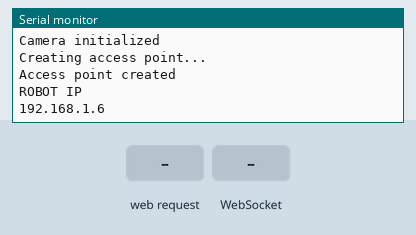
A sketch run on a simulated ESP32. Parts: the last lines printed to the serial monitor. Inputs (shaded band) come from the test bench. The camera gives no picture.

Above: at 1.5 s.
1.6 s: HTTP request GET /socket received
At 4.1 s:
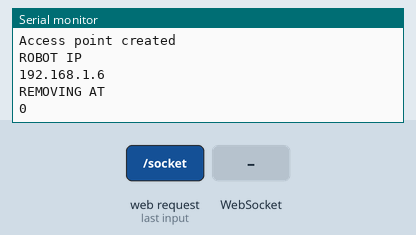
4.6 s: WebSocket text "/image" received
At 5.4 s:
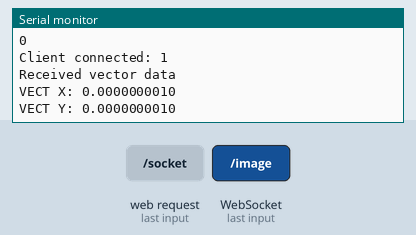

Measured:
- after the input at 1.6 s, the serial monitor: prints a new line after 1.5 s (image 1)
- after the input at 4.6 s, the serial monitor: prints a new line at once (image 2)

The sketch:

robot_with_camera.ino
```cpp
#include <WiFi.h>
#include "esp_wifi.h"
#include "esp_camera.h"
#include "img_converters.h"
#include <ESPAsyncWebServer.h>

const char* LANDING_PAGE = R"rawliteral(
<html>
    <head>
        <style>
            * {
                box-sizing: border-box;
                margin: 0;
                padding: 0;
            }

            body {
                display: flex;
                align-items: center;
                justify-content: center;
                width: 100dvw;
                height: 100dvh;
                touch-action: none;
                overflow: hidden;
                overscroll-behavior: none;
            }

            .control-panel {
                display: flex;
                flex-direction: column;
                gap: 1em;
                align-items: flex-start;
                justify-content: flex-start;
                height: 100dvh;
                width: 100dvw;

                .camera-view {
                    display: flex;
                    flex-direction: row;
                    align-items: center;
                    justify-content: center;

                    width: 100dvw;
                    height: 80dvh;

                    img {
                        width: 100%;
                        height: 100%;
                        border-style: solid;
                        border-width: 0.5em;
                        border-radius: 0.5em;
                        border-color: darkgray;
                        user-select: none;
                    }
                }

                .commands {
                    display: flex;
                    flex-direction: column;
                    gap: 1em;
                    align-items: center;
                    justify-content: center;

                    padding: 1em;

                    height: 0.1dvh;
                    width: 100dvw;

                    .status-box {
                        padding: 1em;
                        background-color: lightgray;
                        color: black;
                        border-style: solid;
                        border-width: 0.5em;
                        border-color: darkgray;
                        user-select: none;
                    }

                    .joystick {
                        position: relative;
                        background-color: aquamarine;
                        border-color: black;
                        border-style: solid;
                        min-width: 100px;
                        min-height: 100px;
                        height: 100px;

                        .cross {
                            top: 0%;
                            left: 0%;
                            width: 100%;
                            height: 100%;
                            user-select: none;
                            position: absolute;
                        }

                        .joystick-thumb {
                            cursor: pointer;
                            position: absolute;
                            width: 20px;
                            height: 20px;
                            border-radius: 10px;
                            background-color: black;

                            top: calc(50% - 10px);
                            left: calc(50% - 10px);
                        }
                    }
                }
            }
        </style>
        <script language='javascript'>
            let joyClicked = false;


            document.addEventListener('DOMContentLoaded', () => {
                console.log('initialized');

                const espIp = '192.168.1.6';
                const espStreamPort = '8000';
                const websocketPort = '9000';
                const streamUrl = `http://${espIp}:${espStreamPort}/image\\`;
                const websocketUrl = `ws://${espIp}:${websocketPort}/socket`;
                const mainPadding = 5;

                console.log('stream url', streamUrl);

                const thumb = document.getElementById('joystick-thumb');
                const thumbContainer = document.getElementById('joystick');
                const camera = document.getElementById('camera');
                const status = document.getElementById('status-box');

                camera.setAttribute('src', streamUrl);

                let websocket = null;
                let websocketOpened = false;

                const setStatus = (text) => {
                    status.innerHTML = text;
                }

                const openWebsocket = () => {
                    try{
                        setStatus('Status: conectando....');
                        websocket = new WebSocket(websocketUrl);

                        websocket.onopen = (event) => {
                            setStatus('Status: websocket conectado');
                            websocketOpened = true;
                        };

                        // This triggers if the connection fails or an error occurs
                        websocket.onerror = (error) => {
                            setStatus('Status: erro no websocket');
                            websocketOpened = false;
                        };
                    }catch(err) {
                        console.log('Websocket failed!');
                        websocket = null;
                        websocketOpened = false;
                    }
                };

                const setVerticalView = () => {
                    console.log('SET VERTICAL VIEW');
                    const panel = document.getElementById('control-panel');
                    panel.style.setProperty('flex-direction', 'column');
                    panel.style.setProperty('width', `${100 - mainPadding}dvw`);
                    panel.style.setProperty('height', `${100 - mainPadding}dvh`);

                    const camera = document.getElementById('camera-view');
                    camera.style.setProperty('width', `${100 - mainPadding}dvw`);
                    camera.style.setProperty('height', `${70 - mainPadding}dvh`);

                    const controls = document.getElementById('commands');
                    controls.style.setProperty('width', `${100 - mainPadding}dvw`);
                    controls.style.setProperty('height', `${30 - mainPadding}dvw`);

                    thumbContainer.style.setProperty('width', '15dvw');
                    thumbContainer.style.setProperty('height', '15dvw');
                    thumbContainer.style.setProperty('max-width', '15dvw');
                    thumbContainer.style.setProperty('max-height', '15dvw');

                    thumb.style.setProperty('width', '5dvw');
                    thumb.style.setProperty('height', '5dvw');
                    thumb.style.setProperty('border-radius', '2.5dvw');

                    resetThumbPosition();
                }

                const setHorizontalView = () => {
                    console.log('SET HORIZONTAL VIEW');
                    const panel = document.getElementById('control-panel');
                    panel.style.setProperty('flex-direction', 'row');
                    panel.style.setProperty('width', `${100 - mainPadding}dvw`);
                    panel.style.setProperty('height', `${100 - mainPadding}dvh`);

                    const camera = document.getElementById('camera-view');
                    camera.style.setProperty('width', `${70 - mainPadding}dvw`);
                    camera.style.setProperty('height', `${100 - mainPadding}dvh`);

                    const controls = document.getElementById('commands');
                    controls.style.setProperty('width', `${30 - mainPadding}dvw`);
                    controls.style.setProperty('height', `${100 - mainPadding}dvh`);

                    thumbContainer.style.setProperty('width', '15dvw');
                    thumbContainer.style.setProperty('height', '15dvw');
                    thumbContainer.style.setProperty('max-width', '15dvw');
                    thumbContainer.style.setProperty('max-height', '15dvw');

                    thumb.style.setProperty('width', '5dvw');
                    thumb.style.setProperty('height', '5dvw');
                    thumb.style.setProperty('border-radius', '2.5dvw');

                    resetThumbPosition();
                }

                const sendWebsocket = (data) => {
                    console.log('Sending', data);
                    if (websocketOpened) {
                        try{
                            websocket.send(data);
                        }catch(err) {
                            openWebsocket();
                        }
                    }
                }


                const resetThumbPosition = () => {
                    const rect = thumbContainer.getBoundingClientRect();
                    const thumbRect = thumb.getBoundingClientRect();

                    thumb.style.setProperty('top', `calc(50% - ${thumbRect.width/2}px)`);
                    thumb.style.setProperty('left', `calc(50% - ${thumbRect.height/2}px)`);

                    sendWebsocket('X0Y0');
                };

                const vectorNorm = (vectX, vectY) => {
                    return Math.sqrt(vectX*vectX + vectY*vectY);
                }

                const updatePosition = (eventX, eventY) => {
                    const rect = thumbContainer.getBoundingClientRect();
                    const thumbRect = thumb.getBoundingClientRect();
                    const contX = rect.left + rect.width/2;
                    const contY = rect.top + rect.height/2;

                    const width = rect.width;
                    const height = rect.height;

                    let vectX = eventX - contX;
                    let vectY = eventY - contY;

                    const norm = vectorNorm(vectX, vectY);
                    const maxNorm = Math.min(rect.height/2, rect.width/2);


                    if (norm > maxNorm) {
                        vectX = vectX*maxNorm/norm;
                        vectY = vectY*maxNorm/norm;
                    }

                    const vectPercentX = vectX/maxNorm;
                    const vectPercentY = vectY/maxNorm;

                    if (joyClicked) {
                        const strTop = `calc(50% ${vectY > 0 ? '+': '-'} ${Math.abs(vectY)}px - ${thumbRect.height/2}px)`;
                        const strLeft = `calc(50% ${vectX > 0 ? '+': '-'} ${Math.abs(vectX)}px - ${thumbRect.width/2}px`;
                        console.log('VECT PERCENT', vectPercentX, vectPercentY);

                        thumb.style.setProperty('top', strTop);
                        thumb.style.setProperty('left', strLeft);

                        sendWebsocket(`X${vectPercentX.toFixed(2)}Y${vectPercentY.toFixed(2)}`);
                    }
                }

                document.addEventListener('pointerdown', (event) => {
                    const elem = document.elementFromPoint(event.clientX, event.clientY);
                    if (elem === thumb) {
                        joyClicked = true;
                    }
                });
                document.addEventListener('pointerup', (event) => {
                    joyClicked = false;
                    resetThumbPosition();
                });
                document.addEventListener('pointermove', (event) => {
                    updatePosition(event.clientX, event.clientY);
                });

                adjustOrientations = () => {
                    if (!screen.orientation.type.includes('landscape')) {
                        setVerticalView();
                    } else {
                        setHorizontalView();
                    }
                }
                screen.orientation.addEventListener('change', () => {
                    console.log(`Current orientation: ${screen.orientation.type}`);
                    adjustOrientations();
                });

                adjustOrientations();
                openWebsocket();
                resetThumbPosition();
            });
        </script>
    </head>
    <body>
        <div class='control-panel' id='control-panel'>
            <div class='camera-view' id='camera-view'>
                <img id='camera'>
            </div>
            <div class='commands' id='commands'>
                <div class='status-box' id='status-box'>

                </div>

                <div class='joystick' id='joystick'>
                    <svg class='cross' viewBox='0 0 100 100' style='background-color: white'>
                        <circle cx='50' cy='50' r='50' style='stroke: red; fill: white'></circle>
                        <line x1='0' y1='50' x2='100' y2='50' style='stroke: red'></line>
                        <line x1='50' y1='0' x2='50' y2='100' style='stroke: red'></line>
                    </svg>
                    <div class='joystick-thumb' id='joystick-thumb'>

                    </div>
                </div>
            </div>
        </div>
    </body>
</html>
)rawliteral";


#define SERVER_PORT 8000
#define WEBSOCKET_SERVER_PORT 9000
#define IMAGE_QUALITY 40
#define MAX_CLIENTS 10

//CAMERA PINS
#define PWDN_GPIO_NUM     32
#define RESET_GPIO_NUM    -1
#define XCLK_GPIO_NUM      0
#define SIOD_GPIO_NUM     26
#define SIOC_GPIO_NUM     27
#define Y9_GPIO_NUM       35
#define Y8_GPIO_NUM       34
#define Y7_GPIO_NUM       39
#define Y6_GPIO_NUM       36
#define Y5_GPIO_NUM       21
#define Y4_GPIO_NUM       19
#define Y3_GPIO_NUM       18
#define Y2_GPIO_NUM        5
#define VSYNC_GPIO_NUM    25
#define HREF_GPIO_NUM     23
#define PCLK_GPIO_NUM     22

//MOTOR CONTROL PINS
#define MOTOR1_PIN1 -1
#define MOTOR1_PIN2 -1
#define MOTOR2_PIN1 -1
#define MOTOR2_PIN2 -1
#define MAX_PWM 100

enum ResourceRequested{
  UNDEFINED,
  STREAM,
  COMMAND
};
typedef enum ResourceRequested ResourceRequested;

struct ClientPool {
  WiFiClient clients[MAX_CLIENTS];
  ResourceRequested resource_requested[MAX_CLIENTS];
  String latest_line[MAX_CLIENTS];
};
typedef struct ClientPool ClientPool;

void acceptClient(ClientPool *pool, WiFiServer *server) {
  for(int i=0; i<MAX_CLIENTS; i++) {
    if (!pool->clients[i]) {
      pool->clients[i] = server->available();
      if (pool->clients[i]) {
        pool->resource_requested[i] = UNDEFINED;
        pool->latest_line[i] = "";
      }
      break;
    }
  }
}

void removeClient(ClientPool *pool, int index) {
  if(pool->clients[index]) {
    Serial.println("REMOVING AT");
    Serial.println(index);
    pool->clients[index].stop();
    pool->resource_requested[index] = UNDEFINED;
    pool->latest_line[index] = "";
  }
}

const char* SSID = "roraima_robot";
const char* PASSWORD = "test_password";
int OWN_IP[4] = {192,168,1,6};
WiFiServer server(SERVER_PORT);
ClientPool CLIENT_POOL;


AsyncWebServer wsserver(WEBSOCKET_SERVER_PORT);
AsyncWebSocket ws("/socket");

void setup_access_points(const char* ssid, const char* password) {
  WiFi.mode(WIFI_AP);
  WiFi.softAP(ssid, password);
  Serial.println("Access point created");
  IPAddress Ip(OWN_IP[0], OWN_IP[1], OWN_IP[2], OWN_IP[3]);
  IPAddress NMask(255, 255, 255, 0);
  WiFi.softAPConfig(Ip, Ip, NMask);
}

void setup_camera() {
  camera_config_t config;
  config.ledc_channel = LEDC_CHANNEL_0;
  config.ledc_timer = LEDC_TIMER_0;
  config.pin_d0 = Y2_GPIO_NUM;
  config.pin_d1 = Y3_GPIO_NUM;
  config.pin_d2 = Y4_GPIO_NUM;
  config.pin_d3 = Y5_GPIO_NUM;
  config.pin_d4 = Y6_GPIO_NUM;
  config.pin_d5 = Y7_GPIO_NUM;
  config.pin_d6 = Y8_GPIO_NUM;
  config.pin_d7 = Y9_GPIO_NUM;
  config.pin_xclk = XCLK_GPIO_NUM;
  config.pin_pclk = PCLK_GPIO_NUM;
  config.pin_vsync = VSYNC_GPIO_NUM;
  config.pin_href = HREF_GPIO_NUM;
  config.pin_sscb_sda = SIOD_GPIO_NUM;
  config.pin_sscb_scl = SIOC_GPIO_NUM;
  config.pin_pwdn = PWDN_GPIO_NUM;
  config.pin_reset = RESET_GPIO_NUM;
  config.xclk_freq_hz = 20000000;
  config.pixel_format = PIXFORMAT_JPEG;

  config.frame_size = FRAMESIZE_VGA;
  config.jpeg_quality = 40;
  config.fb_count = 2;

  esp_err_t err = esp_camera_init(&config);
  if (err != ESP_OK) {
    Serial.println("Camera init failed...");
    return;
  }

  sensor_t *s = esp_camera_sensor_get();
  if (s != NULL) {
    s->set_exposure_ctrl(s, 1);
    s->set_whitebal(s, 1);
    s->set_awb_gain(s, 1);
  }

  Serial.println("Camera initialized");
}

inline void send_html_http_header(WiFiClient client) {
  client.println("HTTP/1.1 200 OK");
  client.println("Content-type:text/html");
  client.println("Connection: close");
  client.println();
}

inline void send_start_stream(WiFiClient client) {
  client.println("HTTP/1.1 200 OK");
  client.println("Content-Type: multipart/x-mixed-replace; boundary=--frame");
  client.println("Cache-Control: no-cache");
  client.println(); // End of headers
}

inline int send_frame_stream(WiFiClient client) {
  camera_fb_t *fb = NULL;
  uint8_t *_jpg_buf = NULL;
  size_t _jpg_buf_len = 0;
  char *part_buf[64];

  fb = esp_camera_fb_get();
  if (!fb) return 0;
  if (fb->format != PIXFORMAT_JPEG) {
    bool converted = frame2jpg(fb, IMAGE_QUALITY, &_jpg_buf, &_jpg_buf_len);
    esp_camera_fb_return(fb);
    fb = NULL;
    if (!converted) {
      return 0;
    }
  } else {
    _jpg_buf_len = fb->len;
    _jpg_buf = fb->buf;
    esp_camera_fb_return(fb);
  }

  //client send data
  client.print("\r\n--frame\r\n");
  client.print("Content-Type: image/jpeg\r\n");
  client.print("Content-Length: ");
  client.print(_jpg_buf_len);
  client.print("\r\n\r\n");
  client.write(_jpg_buf, _jpg_buf_len);

  delay(30);
  return 1;
}

void server_loop() {
  acceptClient(&CLIENT_POOL, &server);

  for(int i=0; i<MAX_CLIENTS; i++) {
    WiFiClient client = CLIENT_POOL.clients[i];
    if (client && client.connected()) {
      //Serial.print("CLIENT CONNECTED AT ");
      //Serial.println(i);

      char c;

      switch(CLIENT_POOL.resource_requested[i]) {
        case STREAM:
          //Serial.println("STREAM");
          send_frame_stream(client);
          break;
        case COMMAND:
          if (!client.available())break;
          while(client.available()) {
            c = client.read();
            //Serial.print("FROM COMMAND>");
            Serial.println(c);
          }
          break;
        default:
          if (!client.available())break;
          while(client.available()) {
            c = client.read();
            CLIENT_POOL.latest_line[i] += c;
            if (c == '\n') {
              if (CLIENT_POOL.latest_line[i].indexOf("/image") > 0) {
                //Serial.println("IS STREAM");
                CLIENT_POOL.resource_requested[i] = STREAM;
                send_start_stream(client);
                break;
              } else if (CLIENT_POOL.latest_line[i].indexOf("/command") > 0) {
                CLIENT_POOL.resource_requested[i] = UNDEFINED;
              } else  if(CLIENT_POOL.latest_line[i].indexOf("/index") > 0){
                send_html_http_header(client);
                client.println(LANDING_PAGE);
                removeClient(&CLIENT_POOL, i);
              }
            }
          }
          //Serial.println(CLIENT_POOL.latest_line[i]);

      }
    } else{
      /*Serial.print("DISCONNECTING");
      Serial.println(i);*/
      removeClient(&CLIENT_POOL, i);
    }
  }
}

void setup_motor_pins() {
  if (MOTOR1_PIN1 > 0 && MOTOR1_PIN2 > 0 && MOTOR2_PIN1 > 0 && MOTOR2_PIN2 > 0) {
    pinMode(MOTOR1_PIN1, OUTPUT);
    pinMode(MOTOR1_PIN2, OUTPUT);
    pinMode(MOTOR2_PIN1, OUTPUT);
    pinMode(MOTOR2_PIN2, OUTPUT);
  }
}

void set_motor1_speed(float speed) {
  int pwm = (int)(speed*255.0);
  if (pwm > 0) {
    analogWrite(MOTOR1_PIN1, pwm);
    analogWrite(MOTOR1_PIN2, 0);
  } else {
    analogWrite(MOTOR1_PIN1, 0);
    analogWrite(MOTOR1_PIN2, pwm);
  }
}

void set_motor2_speed(float speed) {
  int pwm = (int)(speed*255.0);
  if (pwm > 0) {
    analogWrite(MOTOR2_PIN1, pwm);
    analogWrite(MOTOR2_PIN2, 0);
  } else {
    analogWrite(MOTOR2_PIN1, 0);
    analogWrite(MOTOR2_PIN2, pwm);
  }
}

void setup_motor_speed(float speedX, float speedY) {
  float motor_1 = speedY;
  float motor_2 = speedY;
  if (speedY > 0) {
    if (speedX > 0) {
      motor_1 += speedX;
    } else {
      motor_2 += -speedX;
    }
  } else {
    if (speedX > 0) {
      motor_2 -= speedX;
    } else {
      motor_1 += speedX;
    }
  }
  set_motor1_speed(motor_1);
  set_motor2_speed(motor_2);
}

void read_websocket_message(char* message) {
  float vectX = 0;
  float vectY = 0;
  sscanf(message, "X%fY%f", &vectX, &vectY);

  Serial.println("Received vector data");
  Serial.print("VECT X: ");
  Serial.println(vectX, DEC);
  Serial.print("VECT Y: ");
  Serial.println(vectY, DEC);

  setup_motor_speed(vectX, vectY);
}

void on_ws_event(AsyncWebSocket *server, AsyncWebSocketClient *client, AwsEventType type, void *arg, uint8_t *data, size_t len) {
  if (type == WS_EVT_CONNECT) {
    Serial.printf("Client connected: %u\n", client->id());
  } else if (type == WS_EVT_DISCONNECT) {
    Serial.printf("Client disconnected: %u\n", client->id());
  } else if (type == WS_EVT_DATA) {
    String msg = "";
    for(size_t i=0; i < len; i++) {
      msg += (char)data[i];
    }
    read_websocket_message((char*)msg.c_str());
  }
}

void setup_websocket_server() {
  ws.onEvent(on_ws_event);
  wsserver.addHandler(&ws);
  wsserver.begin();
}

void setup_http_server() {
  server.begin();
}

void setup() {
  Serial.begin(115200);
  Serial.println("Initializing camera...");
  setup_camera();

  Serial.println("Creating access point...");
  setup_access_points(SSID, PASSWORD);

  Serial.println("ROBOT IP");
  Serial.println(WiFi.softAPIP());

  setup_http_server();
  setup_websocket_server();
  setup_motor_pins();
}

void loop() {
  server_loop();
}
```
